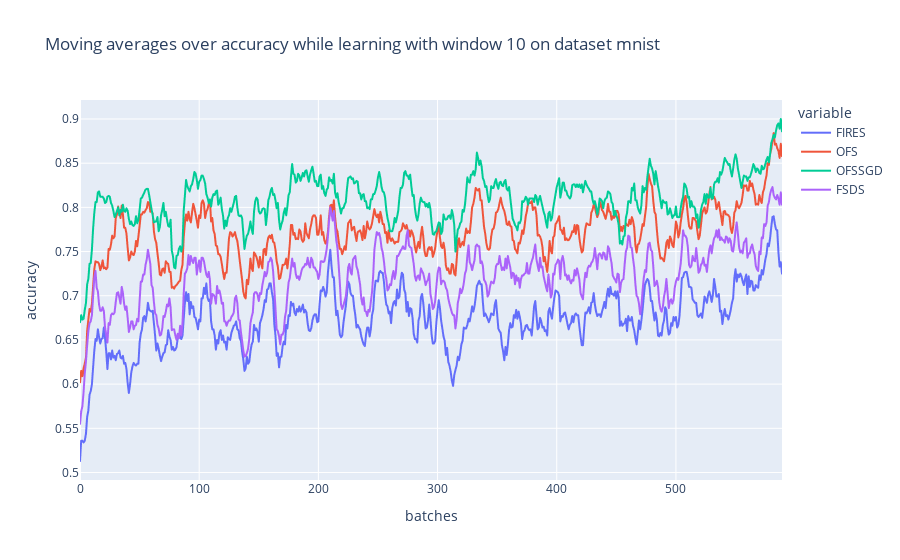

The notebook cell saved with this chart:
### Code cell
#moving averages
title = "Moving averages over accuracy while learning with window {} on dataset {}".format(n_window, dataset_name)
col_names = ["FIRES", "OFS", "OFSSGD", "FSDS"]
d = {"FIRES":fires_moving_average, "OFS":ofs_moving_average, 
"OFSSGD":ofssgd_moving_average, "FSDS":fsds_moving_average}
df = pd.DataFrame(d, columns=col_names)
fig = px.line(df, y=col_names, title=title, labels={"index":"batches", "value":"accuracy"})
fig.show()

### Figure 1 — Plotly figure (JSON) as saved in the notebook; plotly's stock layout.template omitted (floating-point values rounded to 4 significant figures; data arrays with more than 128 entries replaced by an {"elided": "..."} marker saying what was removed)
{"data": [{"hovertemplate": "variable=FIRES<br>batches=%{x}<br>accuracy=%{y}<extra></extra>", "legendgroup": "FIRES", "line": {"color": "#636efa", "dash": "solid"}, "mode": "lines", "name": "FIRES", "showlegend": true, "type": "scattergl", "x": {"elided": "590 int values"}, "xaxis": "x", "y": {"elided": "590 float values"}, "yaxis": "y"}, {"hovertemplate": "variable=OFS<br>batches=%{x}<br>accuracy=%{y}<extra></extra>", "legendgroup": "OFS", "line": {"color": "#EF553B", "dash": "solid"}, "mode": "lines", "name": "OFS", "showlegend": true, "type": "scattergl", "x": {"elided": "590 int values"}, "xaxis": "x", "y": {"elided": "590 float values"}, "yaxis": "y"}, {"hovertemplate": "variable=OFSSGD<br>batches=%{x}<br>accuracy=%{y}<extra></extra>", "legendgroup": "OFSSGD", "line": {"color": "#00cc96", "dash": "solid"}, "mode": "lines", "name": "OFSSGD", "showlegend": true, "type": "scattergl", "x": {"elided": "590 int values"}, "xaxis": "x", "y": {"elided": "590 float values"}, "yaxis": "y"}, {"hovertemplate": "variable=FSDS<br>batches=%{x}<br>accuracy=%{y}<extra></extra>", "legendgroup": "FSDS", "line": {"color": "#ab63fa", "dash": "solid"}, "mode": "lines", "name": "FSDS", "showlegend": true, "type": "scattergl", "x": {"elided": "590 int values"}, "xaxis": "x", "y": {"elided": "590 float values"}, "yaxis": "y"}], "layout": {"legend": {"title": {"text": "variable"}, "tracegroupgap": 0}, "title": {"text": "Moving averages over accuracy while learning with window 10 on dataset mnist"}, "xaxis": {"anchor": "y", "domain": [0, 1], "title": {"text": "batches"}}, "yaxis": {"anchor": "x", "domain": [0, 1], "title": {"text": "accuracy"}}}}
